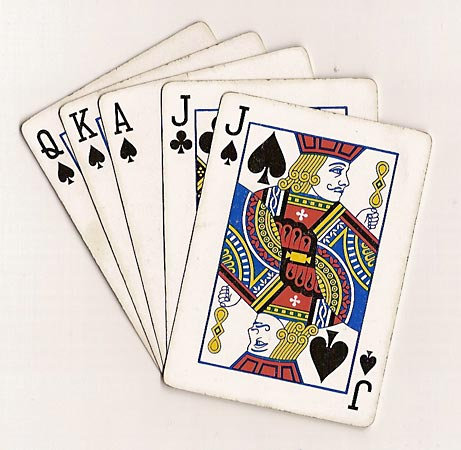
#> input picture Project/Perso/OpenCV/cards.jpg, 461 x 450 px, found by its file name
$ python '#3_RESIZING_AND_CROPPING.py'
#> lines starting #> are read from the running program, lines starting #| are printed output that depends on the picture
import numpy as np
import cv2

img = cv2.imread("/Project/Perso/OpenCV/cards.jpg")
#> img is the input picture: shape (450, 461, 3); mean B, G, R 203.8, 209.8, 218.8
print(img.shape)
#| (450, 461, 3)

# Resize
imgResize = cv2.resize(img, (1000, 500))
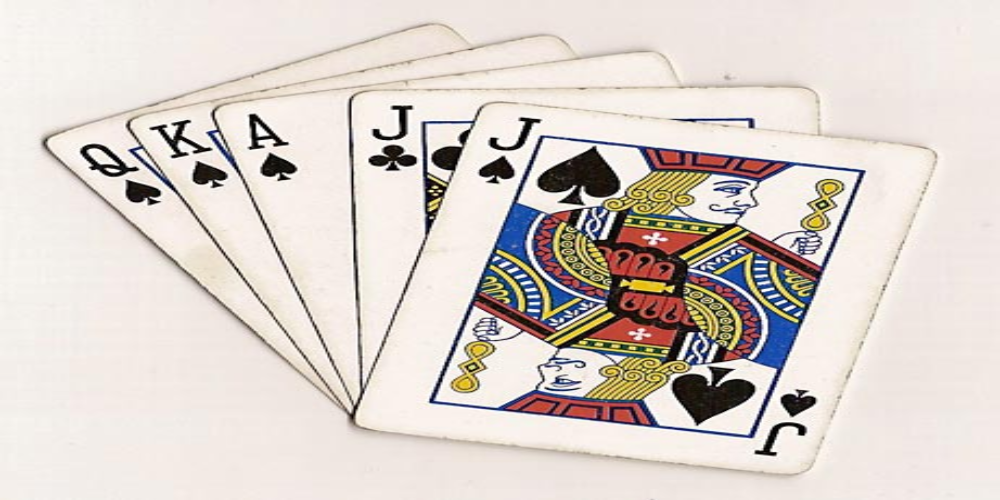
#> imgResize: shape (500, 1000, 3); mean B, G, R 203.8, 209.7, 218.8
print(imgResize.shape)
#| (500, 1000, 3)

# Crop
imgCropped = img[200:500, 0:200]
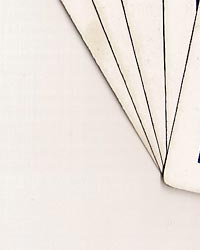
#> imgCropped: shape (250, 200, 3); mean B, G, R 224.9, 230.5, 238.2

cv2.imshow("Image", img)
cv2.imshow("Image resized", imgResize)
cv2.imshow("Image cropped", imgCropped)

cv2.waitKey(0)
